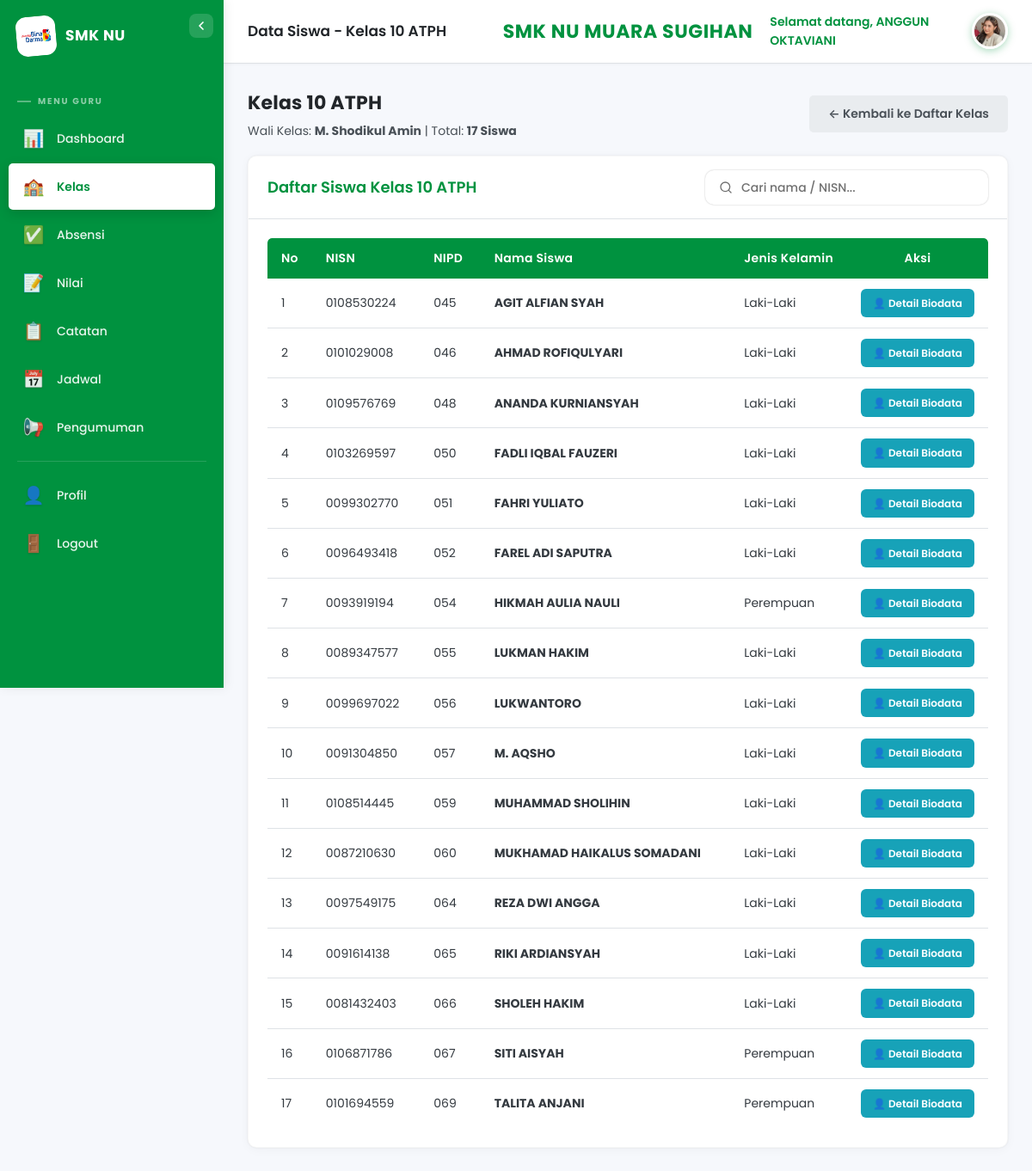
Screenshot of /public/index.php?page=kelas&action=detail&id=4 (signed in) with the database file from the repository.
### tables this page shows
CREATE TABLE `kelas` (
  `id` int NOT NULL,
  `kode_kelas` varchar(20) NOT NULL,
  `nama_kelas` varchar(50) NOT NULL,
  `wali_kelas_id` int DEFAULT NULL,
  `tahun_ajaran_id` int NOT NULL,
  `created_at` timestamp NOT NULL DEFAULT CURRENT_TIMESTAMP,
  `updated_at` timestamp NOT NULL DEFAULT CURRENT_TIMESTAMP ON UPDATE CURRENT_TIMESTAMP
);

CREATE TABLE `guru` (
  `id` int NOT NULL,
  `kode_guru` varchar(20) NOT NULL,
  `user_id` int DEFAULT NULL,
  `nama` varchar(100) NOT NULL,
  `jenis_kelamin` enum('Laki-Laki','Perempuan') NOT NULL,
  `tempat_lahir` varchar(100) DEFAULT NULL,
  `tanggal_lahir` date DEFAULT NULL,
  `alamat` text,
  `no_hp` varchar(20) DEFAULT NULL,
  `email` varchar(100) DEFAULT NULL,
  `agama` varchar(20) DEFAULT NULL,
  `tahun_masuk` year NOT NULL,
  `foto` varchar(255) DEFAULT NULL,
  `nuptk` varchar(20) DEFAULT NULL,
  `nik` varchar(20) DEFAULT NULL,
  `nip` varchar(30) DEFAULT NULL,
  `status_kepegawaian` varchar(50) DEFAULT NULL,
  `jenis_ptk` varchar(50) DEFAULT NULL,
  `gelar` varchar(50) DEFAULT NULL,
  `jenjang_pendidikan` varchar(20) DEFAULT NULL,
  `jurusan_prodi` varchar(100) DEFAULT NULL,
  `tmt_kerja` date DEFAULT NULL,
  `tugas_tambahan` varchar(100) DEFAULT NULL,
  `created_at` timestamp NOT NULL DEFAULT CURRENT_TIMESTAMP,
  `updated_at` timestamp NOT NULL DEFAULT CURRENT_TIMESTAMP ON UPDATE CURRENT_TIMESTAMP
);

CREATE TABLE `siswa` (
  `id` int NOT NULL,
  `kode_siswa` varchar(20) NOT NULL,
  `user_id` int DEFAULT NULL,
  `nisn` varchar(20) NOT NULL,
  `nipd` varchar(20) DEFAULT NULL,
  `nik` varchar(20) DEFAULT NULL,
  `nama` varchar(100) NOT NULL,
  `jenis_kelamin` enum('Laki-Laki','Perempuan') NOT NULL,
  `tempat_lahir` varchar(100) DEFAULT NULL,
  `tanggal_lahir` date DEFAULT NULL,
  `alamat` text,
  `rt` varchar(5) DEFAULT NULL,
  `rw` varchar(5) DEFAULT NULL,
  `kelurahan` varchar(100) DEFAULT NULL,
  `kecamatan` varchar(100) DEFAULT NULL,
  `kode_pos` varchar(10) DEFAULT NULL,
  `no_hp` varchar(20) DEFAULT NULL,
  `penerima_kip` enum('ya','tidak') DEFAULT 'tidak',
  `nomor_kip` varchar(30) DEFAULT NULL,
  `sekolah_asal` varchar(150) DEFAULT NULL,
  `jenis_tinggal` varchar(50) DEFAULT NULL,
  `anak_ke` int DEFAULT NULL,
  `jml_saudara` int DEFAULT NULL,
  `jarak_sekolah_km` decimal(5,2) DEFAULT NULL,
  `ayah_nama` varchar(100) DEFAULT NULL,
  `ayah_nik` varchar(20) DEFAULT NULL,
  `ayah_tahun_lahir` year DEFAULT NULL,
  `ayah_pendidikan` varchar(20) DEFAULT NULL,
  `ayah_pekerjaan` varchar(100) DEFAULT NULL,
  `ibu_nama` varchar(100) DEFAULT NULL,
  `ibu_nik` varchar(20) DEFAULT NULL,
  `ibu_tahun_lahir` year DEFAULT NULL,
  `ibu_pendidikan` varchar(20) DEFAULT NULL,
  `ibu_pekerjaan` varchar(100) DEFAULT NULL,
  `agama` varchar(20) DEFAULT NULL,
  `wali_siswa` varchar(100) DEFAULT NULL,
  `tahun_masuk` year NOT NULL,
  `foto` varchar(255) DEFAULT NULL,
  `created_at` timestamp NOT NULL DEFAULT CURRENT_TIMESTAMP,
  `updated_at` timestamp NOT NULL DEFAULT CURRENT_TIMESTAMP ON UPDATE CURRENT_TIMESTAMP
);

### config/database.php (called while the page is built, shortened)
<?php
function ensureNilaiMonthlySchema(PDO $db): void {
    try {
        $db->query("SELECT 1 FROM `nilai` LIMIT 1");
    } catch (PDOException $e) {
        return;
    }
    $fetchColumns = function(string $tableName) use ($db): array {
        $cols = [];
        try {
            $colSt = $db->query("SELECT COLUMN_NAME FROM information_schema.COLUMNS WHERE TABLE_SCHEMA = DATABASE() AND TABLE_NAME = '$tableName'");
            foreach ($colSt->fetchAll(PDO::FETCH_COLUMN) as $name) {
                $cols[] = $name;
            }
        } catch (PDOException $e) {}
        return $cols;
    };
    $addColumn = function(string $table, string $column, string $definition) use ($db, $fetchColumns): void {
        $cols = $fetchColumns($table);
        if (!in_array($column, $cols, true)) {
            try {
                $db->exec("ALTER TABLE `$table` ADD COLUMN `$column` $definition");
            } catch (PDOException $e) {}
        }
    };
    $addColumn('nilai', 'capaian_kompetensi', 'TEXT DEFAULT NULL AFTER `nilai_akhir`');
}
function getDB() {
    static $pdo = null;
    if ($pdo === null) {
        try {
            $pdo = new PDO("mysql:host=".DB_HOST.";dbname=".DB_NAME.";charset=utf8mb4", DB_USER, DB_PASS);
            $pdo->setAttribute(PDO::ATTR_ERRMODE, PDO::ERRMODE_EXCEPTION);
            $pdo->setAttribute(PDO::ATTR_DEFAULT_FETCH_MODE, PDO::FETCH_ASSOC);
            ensureNilaiMonthlySchema($pdo);
        } catch (PDOException $e) { die("DB Error: ".$e->getMessage()); }
    }
    return $pdo;
}

### core/Model.php (called while the page is built, shortened)
<?php
class Model {
    protected $db;
    protected $table;
    public function __construct() { $this->db = getDB(); }
    public function find($id) {
        $st=$this->db->prepare("SELECT * FROM {$this->table} WHERE id=?");
        $st->execute([$id]); return $st->fetch();
    }
}

### config/app.php (called while the page is built, shortened)
<?php
function base_url($path='') {
    $script = $_SERVER['SCRIPT_NAME'];
    $base = rtrim(dirname($script), '/');
    return $base.'/'.$path;
}
function format_kelas($nama) {
    $nama = trim((string)$nama);
    if (preg_match('/^kelas\s+/i', $nama)) {
        return $nama;
    }
    return 'Kelas ' . $nama;
}

### core/Auth.php (called while the page is built, shortened)
<?php
class Auth {
    public static function user($k=null) { self::start(); return $k ? ($_SESSION[$k]??null) : ($_SESSION??null); }
}

### views/guru/kelas/detail.php (the view)
<?php $pageTitle = 'Data Siswa - ' . htmlspecialchars(format_kelas($kelas['nama_kelas'])); ob_start(); ?>
<div class="dash-header-row">
    <div>
        <h2 class="page-title"><?= htmlspecialchars(format_kelas($kelas['nama_kelas'])) ?></h2>
        <p style="color:var(--gray-600); margin-top:4px; font-size:14px;">
            Wali Kelas: <strong><?= htmlspecialchars($wali['nama'] ?? 'Belum ditentukan') ?></strong> | Total: <strong><?= count($siswaKelas) ?> Siswa</strong>
        </p>
    </div>
    <a href="<?= base_url('index.php?page=kelas') ?>" class="btn btn-secondary">← Kembali ke Daftar Kelas</a>
</div>
<div class="card">
    <div class="card-header" style="display:flex; justify-content:space-between; align-items:center;">
        <h3>Daftar Siswa <?= htmlspecialchars(format_kelas($kelas['nama_kelas'])) ?></h3>
        <div class="search-bar-figma" style="min-width:240px;">
            <svg class="search-icon" width="16" height="16" viewBox="0 0 24 24" fill="none" stroke="currentColor" stroke-width="2" stroke-linecap="round" stroke-linejoin="round"><circle cx="11" cy="11" r="8"/><path d="m21 21-4.35-4.35"/></svg>
            <input type="text" placeholder="Cari nama / NISN..." oninput="filterTableRows('siswaKelasGuruTable', this.value)">
        </div>
    </div>
    <div class="card-body">
        <?php if(empty($siswaKelas)): ?>
            <p class="empty-state">Belum ada siswa yang terdaftar di kelas ini.</p>
        <?php else: ?>
            <div class="table-responsive">
                <table class="table" id="siswaKelasGuruTable">
                    <thead>
                        <tr>
                            <th style="width:50px;">No</th>
                            <th>NISN</th>
                            <th>NIPD</th>
                            <th>Nama Siswa</th>
                            <th style="width:120px;">Jenis Kelamin</th>
                            <th style="width:160px; text-align:center;">Aksi</th>
                        </tr>
                    </thead>
                    <tbody>
                        <?php foreach($siswaKelas as $i => $s): ?>
                        <tr>
                            <td><?= $i + 1 ?></td>
                            <td><?= htmlspecialchars($s['nisn'] ?: '-') ?></td>
                            <td><?= htmlspecialchars($s['nipd'] ?: '-') ?></td>
                            <td><strong><?= htmlspecialchars($s['nama']) ?></strong></td>
                            <td><?= htmlspecialchars($s['jenis_kelamin'] ?: '-') ?></td>
                            <td style="text-align:center;">
                                <a href="<?= base_url('index.php?page=siswa&action=detail&id='.$s['id']) ?>" class="btn btn-sm btn-info" style="display:inline-flex; align-items:center; gap:4px;">
                                    👤 Detail Biodata
                                </a>
                            </td>
                        </tr>
                        <?php endforeach; ?>
                    </tbody>
                </table>
            </div>
        <?php endif; ?>
    </div>
</div>
<?php $content = ob_get_clean(); require VIEW_PATH.'/layouts/admin.php'; ?>

### views/components/header.php (shortened to what this page needs)
<div class="top-header">
    <div class="header-left">
        <h2><?= $pageTitle ?? 'Dashboard' ?></h2>
    </div>
    <div class="header-center">
        <h1>SMK NU MUARA SUGIHAN</h1>
    </div>
    <div class="header-right">
        <span>Selamat datang, <?= htmlspecialchars(Auth::user('nama')) ?></span>
        <div class="profile-dropdown">
            <?php
            $headerFotoUrl = null;
            if (Auth::role() === 'guru') {
                $hGuru = getDB()->prepare("SELECT foto FROM guru WHERE user_id=? LIMIT 1");
                $hGuru->execute([Auth::id()]);
                $hGuruRow = $hGuru->fetch();
                if (!empty($hGuruRow['foto']) && file_exists(BASE_PATH . '/public/uploads/guru/' . $hGuruRow['foto'])) {
                    $headerFotoUrl = base_url('uploads/guru/' . $hGuruRow['foto']);
                }
            }
            ?>
            <div class="profile-avatar" onclick="toggleDropdown()" title="Menu profil" style="<?= $headerFotoUrl ? 'background:none;padding:0;' : '' ?>">
                <?php if ($headerFotoUrl): ?>
                    <img src="<?= $headerFotoUrl ?>" alt="Avatar" style="width:36px;height:36px;border-radius:50%;object-fit:cover;">
                <?php else: ?>
                    <?= strtoupper(substr(Auth::user('nama'),0,1)) ?>
                <?php endif; ?>
            </div>
        </div>
    </div>
</div>

### rows the page displays
kelas: nama_kelas "Data Siswa - Kelas 10 ATPH", nama_kelas "Kelas 10 ATPH"
guru: foto (picture)
guru: nama "M. Shodikul Amin"
siswa: nisn "0108530224", nipd "045", nama "AGIT ALFIAN SYAH", jenis_kelamin "Laki-Laki"
siswa: nisn "0101029008", nipd "046", nama "AHMAD ROFIQULYARI", jenis_kelamin "Laki-Laki"
siswa: nisn "0109576769", nipd "048", nama "ANANDA KURNIANSYAH", jenis_kelamin "Laki-Laki"
siswa: nisn "0103269597", nipd "050", nama "FADLI IQBAL FAUZERI", jenis_kelamin "Laki-Laki"
siswa: nisn "0099302770", nipd "051", nama "FAHRI YULIATO", jenis_kelamin "Laki-Laki"
siswa: nisn "0096493418", nipd "052", nama "FAREL ADI SAPUTRA", jenis_kelamin "Laki-Laki"
siswa: nisn "0093919194", nipd "054", nama "HIKMAH AULIA NAULI", jenis_kelamin "Perempuan"
siswa: nisn "0089347577", nipd "055", nama "LUKMAN HAKIM", jenis_kelamin "Laki-Laki"
siswa: nisn "0099697022", nipd "056", nama "LUKWANTORO", jenis_kelamin "Laki-Laki"
siswa: nisn "0091304850", nipd "057", nama "M. AQSHO", jenis_kelamin "Laki-Laki"
siswa: nisn "0108514445", nipd "059", nama "MUHAMMAD SHOLIHIN", jenis_kelamin "Laki-Laki"
siswa: nisn "0087210630", nipd "060", nama "MUKHAMAD HAIKALUS SOMADANI", jenis_kelamin "Laki-Laki"
siswa: nisn "0097549175", nipd "064", nama "REZA DWI ANGGA", jenis_kelamin "Laki-Laki"
siswa: nisn "0091614138", nipd "065", nama "RIKI ARDIANSYAH", jenis_kelamin "Laki-Laki"
siswa: nisn "0081432403", nipd "066", nama "SHOLEH HAKIM", jenis_kelamin "Laki-Laki"
siswa: nisn "0106871786", nipd "067", nama "SITI AISYAH", jenis_kelamin "Perempuan"
siswa: nisn "0101694559", nipd "069", nama "TALITA ANJANI", jenis_kelamin "Perempuan"

### other values shown
Auth::user('nama') "ANGGUN OKTAVIANI"
count($siswaKelas) "17"
